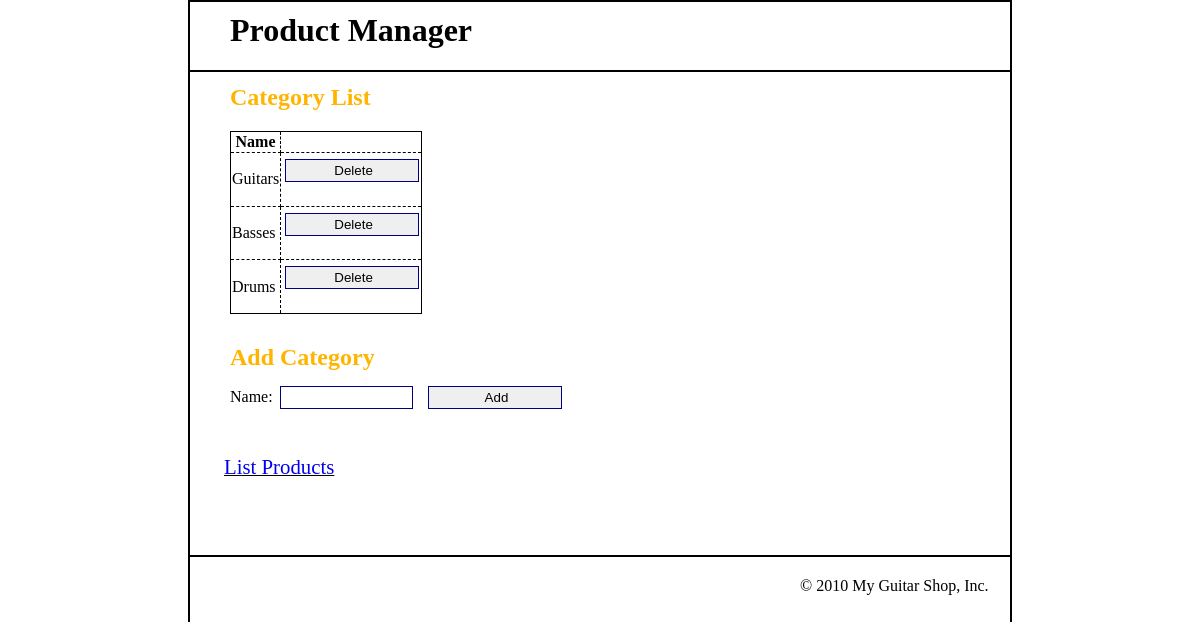
Page /addCategory.php on the committed database.
### tables this page shows
CREATE TABLE `categories` (
  `categoryID` int(11) NOT NULL,
  `categoryName` varchar(255) NOT NULL
);

### addCategory.php (called while the page is built, shortened)
<?php
require_once('database.php');
include('categoryList.php');

### categoryList.php (the view, shortened to what this page needs)
<?php
include('database.php');
if (!isset($category_id)) {
    $category_id = filter_input(INPUT_GET, 'category_id', FILTER_VALIDATE_INT);
    if ($category_id == NULL || $category_id == FALSE) {
        $category_id = 1;
    }
}
$queryCategory = 'SELECT * FROM categories WHERE categoryID = :category_id';
$statement1 = $db->prepare($queryCategory);
$statement1->bindValue(':category_id', $category_id);
$statement1->execute();
$queryAllCategories = 'SELECT * FROM categories ORDER BY categoryID';
$statement2 = $db->prepare($queryAllCategories);
$statement2->execute();
$categories = $statement2->fetchAll();
?>
<link rel="stylesheet" type="text/css" href="test.css">
<body>
    <header>
        <h1 style="position:relative;right:-30px;">Product Manager</h1>
        <h1 style="border-bottom: 2px solid black;margin-top:20px;margin-left:-12px;margin-right:-12px;"></h1>
    </header>
    <main>
        <h2 style="color: rgb(255, 181, 0); position:relative;bottom:-30px; right:80px;">Category List</h2>
        <section>
            <div class ="tableCL">
            <table>
                <tr>
                    <th>Name</th>
                    <th></th>
                <tr>
                    <?php foreach ($categories as $category) : ?>
                        <td><?php echo $category['categoryName']; ?></td>
                        <td>
                            <form action="deleteCategory.php" method="post">
                                <input type="submit" value="Delete">
                            </form>
                        </td>
                </tr>
                </tr>
            <?php endforeach; ?>
            </table>
        </section>
        <h2 style="color: rgb(255, 181, 0); position:relative;bottom:-10px; right:80px;">Add Category</h2>
        <form action="addCategory.php" method="post" id="add_category_form">
        <label style="position:relative;right:50px;">Name:</label>
            <input style="position:relative;right:50;" type="text" name="category_name">
            <input style="margin-left:-40;" type="submit" value="Add"><br>
        </form>
        <p id="viewList"><a href="index.php">List Products</a></p>
    </main>
    <h1 style="border-bottom: 2px solid black;margin-top:36px;margin-left:-12px;margin-right:-12px;"></h1>
    <footer>
        <p style="margin-left: 75%; margin-top:-100px;">&copy; <?php echo date(2010); ?> My Guitar Shop, Inc.</p>
    </footer>
</body>
</html>

### test.css (style rules this page uses)
h2 { color: rgb(255, 181, 0); margin-left: 30px; }
footer { margin-top: 15%; }
body { max-width: 800px; max-height: 600px; margin: auto; background: white; padding: 10px; border: 2px solid black; }
input { padding: 3px 0px 3px 3px; margin: 5px 1px 3px 0px; border: 1px solid #000080; width:10em; margin-bottom: .5em; margin-left:.25em; }
main { position: relative; left:80px; top:-40px; }
.tableCL { margin-left: -50px; margin-top: 50px; }
#viewList { margin-top: 5%; margin-left: -7%; text-decoration:underline; }

### categoryList.php (style rules this page uses)
table { border: 1px solid black; border-collapse: collapse; }
th,td { border: 1px solid black; border-style: dashed; }
a { text-decoration: none; font-size: 130%; }

### rows in the picture
categories: categoryName "Guitars"
categories: categoryName "Basses"
categories: categoryName "Drums"

### other values in the picture
date(2010) "2010"
